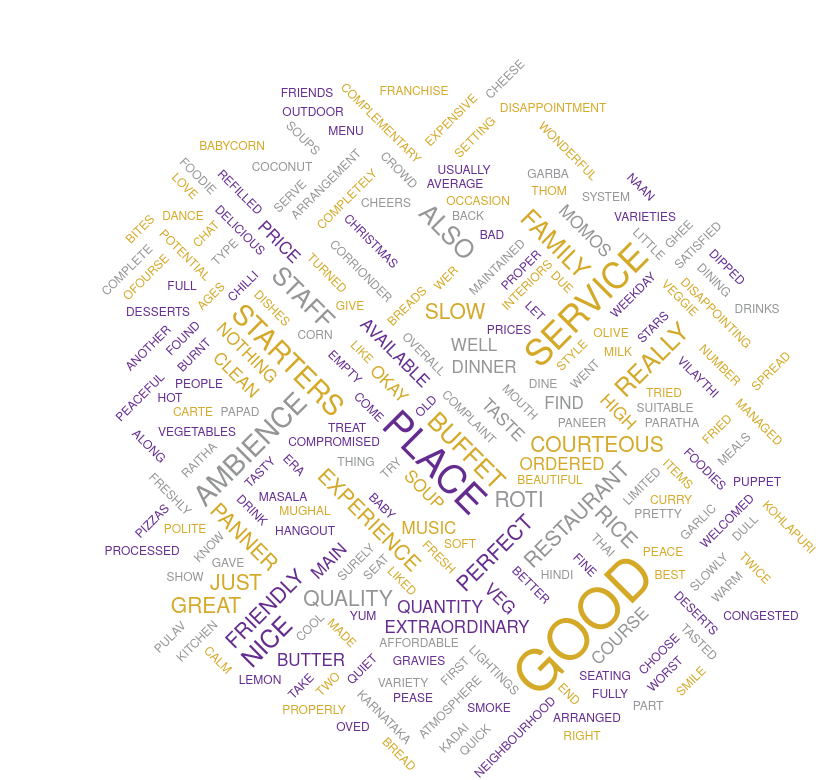

The Vega-Lite source for this figure:
### Vega specification from a JSON file in a GitHub repository (floating-point values rounded to 4 significant figures)
{"$schema": "https://vega.github.io/schema/vega/v5.json", "description": "A word cloud visualization of Sample Resturant Views in Bangalore", "width": 800, "height": 400, "padding": 0, "data": [{"name": "table", "values": ["A beautiful place to dine in.The interiors take you back to the Mughal era. The lightings are just perfect.We went there on the occasion of Christmas and so they had only limited items available. But the taste and service was not compromised at all.The only complaint is that the breads could have been better.Would surely like to come here again", "I was here for dinner with my family on a weekday. The restaurant was completely empty. Ambience is good with some good old hindi music. Seating arrangement are good too. We ordered masala papad, panner and baby corn starters, lemon and corrionder soup, butter roti, olive and chilli paratha. Food was fresh and good, service is good too. Good for family hangout.Cheers", "Had been here for dinner with family", "Turned out to be a good choose suitable for all ages of people", "Can try this place. We liked the most was their starters", "Service is good. Prices are affordable.", "The ambience is really nice, staff is courteous. The price is pretty high for the quantity, but overall the experience was fine. The quality of food is nice but nothing extraordinary. They also have buffet only veg", "The quality of food is nice but nothing extraordinary", "This place just cool ? with good ambience and slow music and having delicious food is where you find peace. Staff very friendly and they have maintained the place so clean. The price is average for what the quantity of food they serve.Thom yum Thai soup was best and was treat to mouth, roti was soft with that vilaythi paneer was perfect to have for veggie foodies, in rice we tried burnt garlic fried rice with vegetables and it was the perfect thing to end.',   Quiet a good family type of place.. too calm and usually we don't find crowd here.. panner curry and the deserts is what we had tasted.. they wer really good but we found it a little expensive", "I had a very bad experience here.I don't know about a la carte, but the buffet was the worst. They gave us complementary drink and momos before the buffet. The momos were really good.The number of varieties first of all was very disappointing. The service was very slow. They refilled the food very slowly. The starters were okay. The main course also was so so. There was two gravies with roti and some rice with raitha.", "Very polite and courteous", "the staff welcomed me with a warm smile", "hot and freshly made", "It was tasty with the taste of coconut milk", "Congested atmosphere due to smoke from kitchen", "Okay service", "This place has high potential but let down by dull ambience", "Great food and proper Karnataka style full meals. Been there twice and was fully satisfied.. Will give 5 stars if it's well managed", "Very good restaurant in neighbourhood. Buffet system is properly arranged. Variety of dishes along with garba dance and puppet show. Good spread of desserts.", "We ordered soups, babycorn starters, butter naan, kadai panner, veg kohlapuri, pease pulav. Food was good. But the service is too slow", "Nice Ambience and setting. Also outdoor dining is available. ", "is really good and the place is clean also. All in all wonderful place and another great restaurant part of the franchise", "oved the foodie experience here", "they were all so friendly and courteous", "I love the service here", "This is a peaceful place where u can seat chat with your friends with very good starters , drinks , and ofourse pizzas", "Great service,Friendly staff,Good quality of food", "A complete disappointment as it just had some processed cheese and the bread was dipped in ghee", "The right menu for quick bites as well as main course"], "transform": [{"type": "countpattern", "field": "data", "case": "upper", "pattern": "[\\w']{3,}", "stopwords": "(of|ofcourse|i|me|my|myself|we|us|our|ours|ourselves|you|your|yours|yourself|yourselves|he|him|his|himself|she|her|hers|herself|it|its|itself|they|them|their|theirs|themselves|what|which|who|whom|whose|this|that|these|those|am|is|are|was|were|be|been|being|have|has|had|having|do|does|did|doing|will|would|should|can|could|ought|i'm|you're|he's|she's|it's|we're|they're|i've|you've|we've|they've|i'd|you'd|he'd|she'd|we'd|they'd|i'll|you'll|he'll|she'll|we'll|they'll|isn't|aren't|wasn't|weren't|hasn't|haven't|hadn't|doesn't|don't|didn't|won't|wouldn't|shan't|shouldn't|can't|cannot|couldn't|mustn't|let's|that's|who's|what's|here's|there's|when's|where's|why's|how's|a|an|the|and|but|if|or|because|as|until|while|of|at|by|for|with|about|against|between|into|through|during|before|after|above|below|to|from|up|upon|down|in|out|on|off|over|under|again|further|then|once|here|there|when|where|why|how|all|any|both|each|few|more|most|other|some|such|no|nor|not|only|own|same|so|than|too|very|say|says|said|shall|food|it)"}, {"type": "formula", "as": "angle", "expr": "[-45, 0, 45][~~(random() * 3)]"}, {"type": "formula", "as": "weight", "expr": "if(datum.text=='VEGA', 600, 300)"}]}], "scales": [{"name": "color", "type": "ordinal", "domain": {"data": "table", "field": "text"}, "range": ["#d5a928", "#652c90", "#939597"]}], "marks": [{"type": "text", "from": {"data": "table"}, "encode": {"enter": {"text": {"field": "text"}, "align": {"value": "center"}, "baseline": {"value": "alphabetic"}, "fill": {"scale": "color", "field": "text"}}, "update": {"fillOpacity": {"value": 1}}, "hover": {"fillOpacity": {"value": 0.5}}}, "transform": [{"type": "wordcloud", "size": [900, 900], "text": {"field": "text"}, "rotate": {"field": "datum.angle"}, "font": "Helvetica Neue, Arial", "fontSize": {"field": "datum.count"}, "fontWeight": {"field": "datum.weight"}, "fontSizeRange": [12, 56], "padding": 2}]}]}
